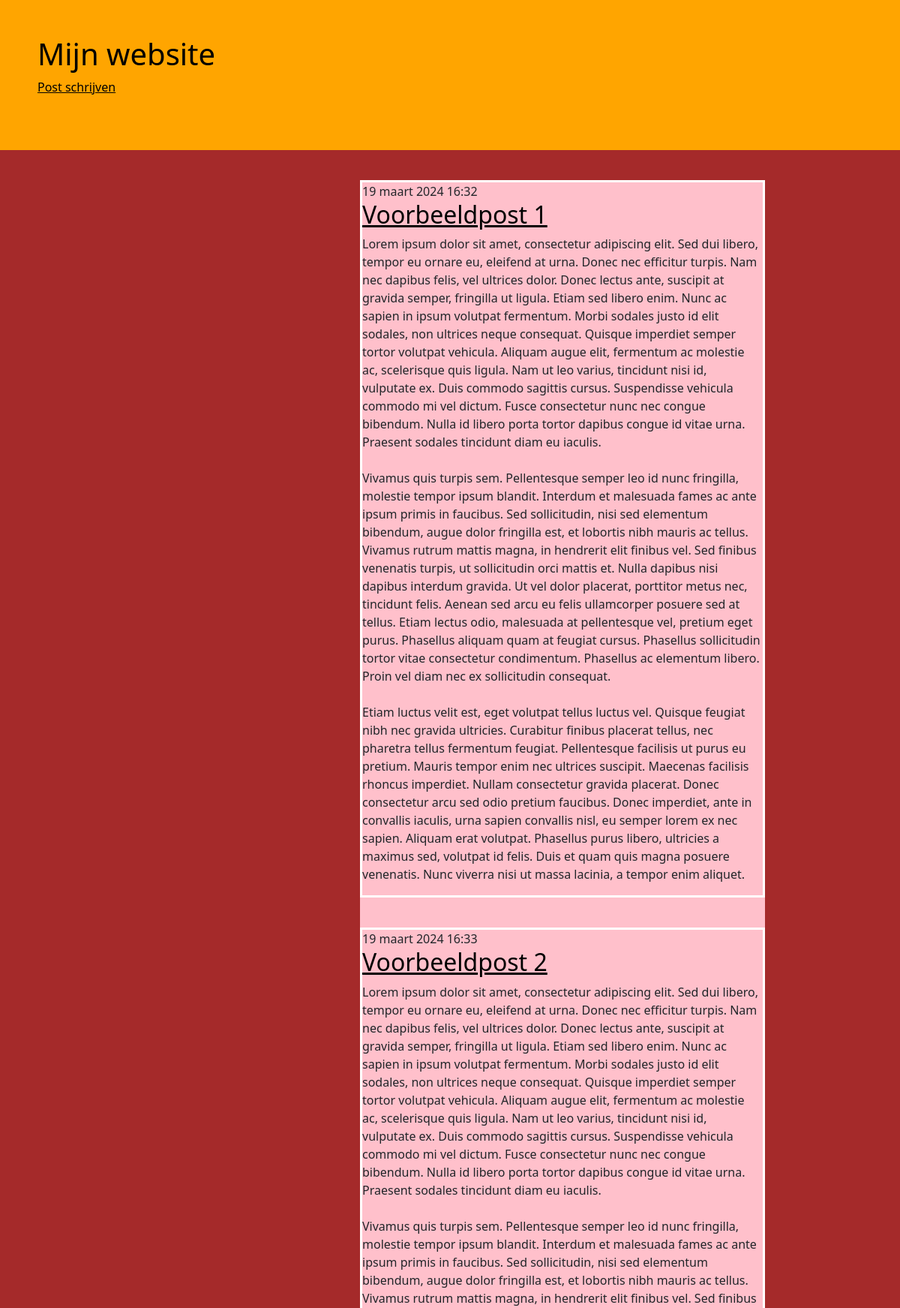
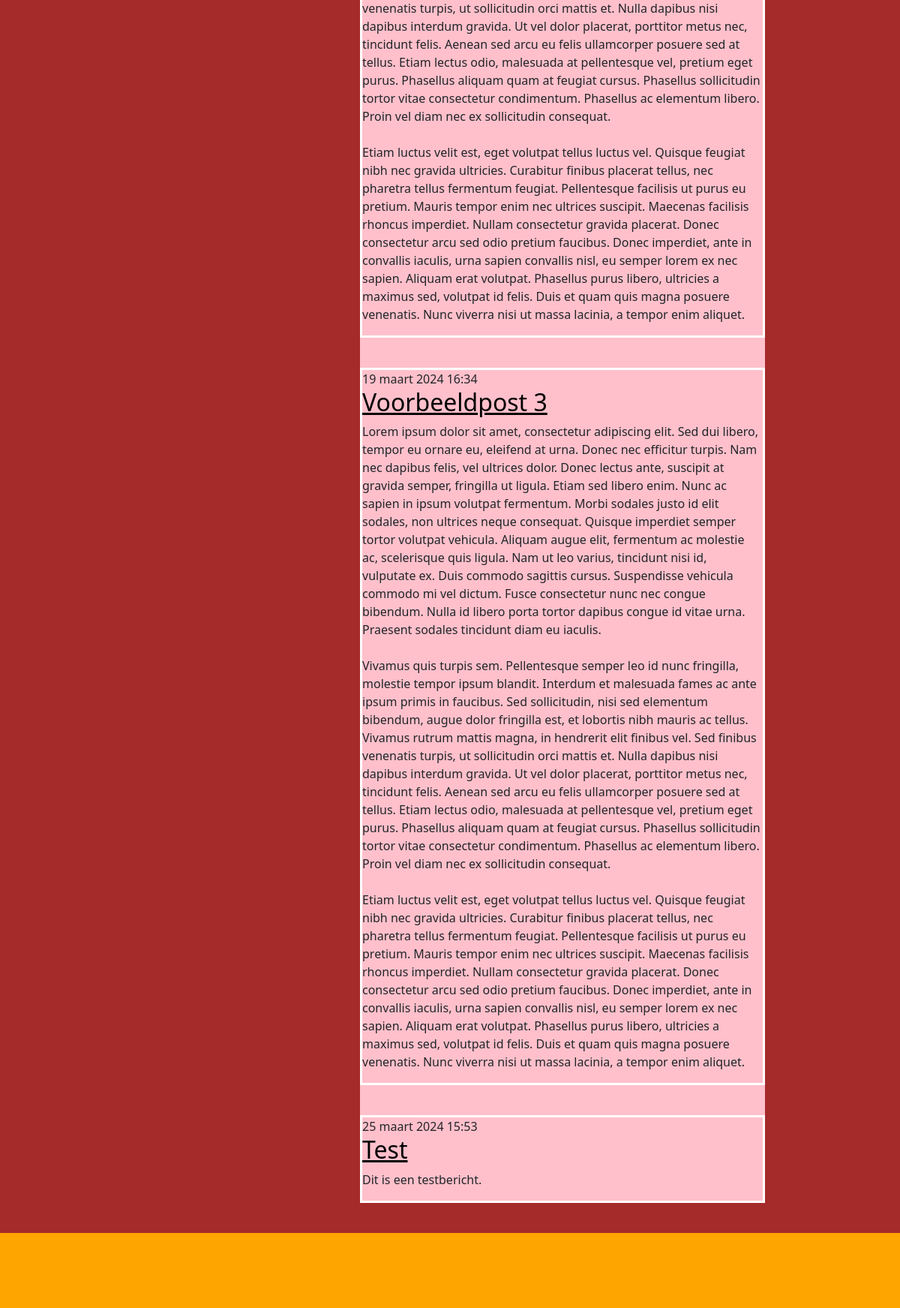
The page / on the database its author committed (2 pictures, top to bottom).
### blog/models.py (models this page shows, shortened)
class Post(models.Model):
    author = models.ForeignKey(settings.AUTH_USER_MODEL, on_delete=models.CASCADE)
    title = models.CharField(max_length=200)
    text = models.TextField()
    created_date = models.DateTimeField(default=timezone.now)
    published_date = models.DateTimeField(blank=True, null=True)

### blog/views.py (the view)
# urls.py: path('', views.post_list, name='post_list'),
def post_list(request):
    posts = Post.objects.filter(published_date__lte=timezone.now()).order_by('published_date')
    return render(request, 'blog/post_list.html', {'posts': posts})

### blog/templates/blog/post_list.html (shortened to what this page needs)
{% extends 'blog/base.html' %}
{% block inhoud %}
    <div id="inhoud">
        {% for post in posts %}
        <article class="post">
            <time class="date">{{ post.published_date }}</time>
            <h2><a href="{% url 'post_inhoud' pk=post.pk %}">{{ post.title }}</a></h2>
            <p>{{ post.text|linebreaksbr }}</p>
        </article>
        {% endfor %}
        {% endblock %}

### blog/static/css/stijl.css (style rules this page uses)
body { background-color: brown; display:flex; flex-direction: column; min-height: 100vh; }
a { color: black; }
#inhoud { width: 45%; margin-left:40%; background-color: pink; margin-top:40px; }
article { max-width: 100%; margin-top: 40px; margin-bottom: 40px; background-color: pink; border: 3px solid white; }
h2 { color: orange; }

### rows shown on the page
Post: published_date "19 maart 2024 16:32", title "Voorbeeldpost 1", text "Lorem ipsum dolor sit amet, consectetur adipiscing elit. Sed dui libero, tempor eu ornare eu, eleifend at urna. Donec nec efficitur turpis. Nam nec dapibus felis, vel ultrices dolor. Donec lectus ante, suscipit at gravida semper, fringilla ut ligula. Etiam sed libero enim. Nunc ac sapien in ipsum volutpat fermentum. Morbi sodales justo id elit sodales, non ultrices neque consequat. Quisque imperdiet semper tortor volutpat vehicula. Aliquam augue elit, fermentum ac molestie ac, scelerisque quis ligula. Nam ut leo varius, tincidunt nisi id, vulputate ex. Duis commodo sagittis cursus. Suspendisse vehicula commodo mi vel dictum. Fusce consectetur nunc nec congue bibendum. Nulla id libero porta…"
Post: published_date "19 maart 2024 16:33", title "Voorbeeldpost 2", text "Lorem ipsum dolor sit amet, consectetur adipiscing elit. Sed dui libero, tempor eu ornare eu, eleifend at urna. Donec nec efficitur turpis. Nam nec dapibus felis, vel ultrices dolor. Donec lectus ante, suscipit at gravida semper, fringilla ut ligula. Etiam sed libero enim. Nunc ac sapien in ipsum volutpat fermentum. Morbi sodales justo id elit sodales, non ultrices neque consequat. Quisque imperdiet semper tortor volutpat vehicula. Aliquam augue elit, fermentum ac molestie ac, scelerisque quis ligula. Nam ut leo varius, tincidunt nisi id, vulputate ex. Duis commodo sagittis cursus. Suspendisse vehicula commodo mi vel dictum. Fusce consectetur nunc nec congue bibendum. Nulla id libero porta…"
Post: published_date "19 maart 2024 16:34", title "Voorbeeldpost 3", text "Lorem ipsum dolor sit amet, consectetur adipiscing elit. Sed dui libero, tempor eu ornare eu, eleifend at urna. Donec nec efficitur turpis. Nam nec dapibus felis, vel ultrices dolor. Donec lectus ante, suscipit at gravida semper, fringilla ut ligula. Etiam sed libero enim. Nunc ac sapien in ipsum volutpat fermentum. Morbi sodales justo id elit sodales, non ultrices neque consequat. Quisque imperdiet semper tortor volutpat vehicula. Aliquam augue elit, fermentum ac molestie ac, scelerisque quis ligula. Nam ut leo varius, tincidunt nisi id, vulputate ex. Duis commodo sagittis cursus. Suspendisse vehicula commodo mi vel dictum. Fusce consectetur nunc nec congue bibendum. Nulla id libero porta…"
Post: published_date "25 maart 2024 15:53", title "Test", text "Dit is een testbericht."
